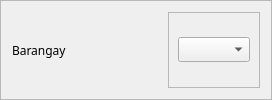
                   <widget class="QFrame" name="frame_101">
                    <property name="frameShape">
                     <enum>QFrame::StyledPanel</enum>
                    </property>
                    <property name="frameShadow">
                     <enum>QFrame::Raised</enum>
                    </property>
                    <layout class="QHBoxLayout" name="horizontalLayout_103">
                     <item>
                      <widget class="QLabel" name="label_53">
                       <property name="minimumSize">
                        <size>
                         <width>150</width>
                         <height>0</height>
                        </size>
                       </property>
                       <property name="font">
                        <font>
                         <family>Moon</family>
                        </font>
                       </property>
                       <property name="text">
                        <string>Barangay</string>
                       </property>
                      </widget>
                     </item>
                     <item>
                      <widget class="QFrame" name="frame_102">
                       <property name="frameShape">
                        <enum>QFrame::StyledPanel</enum>
                       </property>
                       <property name="frameShadow">
                        <enum>QFrame::Raised</enum>
                       </property>
                       <layout class="QHBoxLayout" name="horizontalLayout_104">
                        <property name="topMargin">
                         <number>5</number>
                        </property>
                        <property name="bottomMargin">
                         <number>5</number>
                        </property>
                        <item>
                         <widget class="QComboBox" name="brgyLine">
                          <property name="font">
                           <font>
                            <family>Raleway</family>
                           </font>
                          </property>
                          <property name="autoFillBackground">
                           <bool>false</bool>
                          </property>
                         </widget>
                        </item>
                       </layout>
                      </widget>
                     </item>
                    </layout>
                   </widget>
